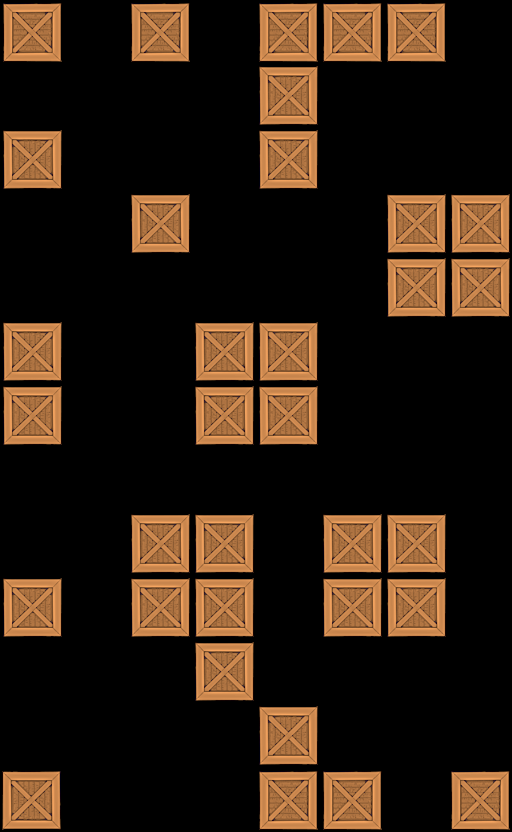

Below is a game level as drawn by its tile map, then a one-line description and the .tmx that defines it (tile-layer data replaced by summaries):
An orthogonal 8x13 tile map with 64x64 px tiles, 1 tile layer (Tile Layer 1).

<map version="1.0" orientation="orthogonal" width="8" height="13" tilewidth="64" tileheight="64">
 <tileset firstgid="1" name="crate" tilewidth="64" tileheight="64">
  <image source="../../crate5.png" width="64" height="64" />
 </tileset>
 <layer name="Tile Layer 1" width="8" height="13">
  <data>[104 cells, 34 non-empty, 1 distinct tile ids]</data>
 </layer>
</map>
